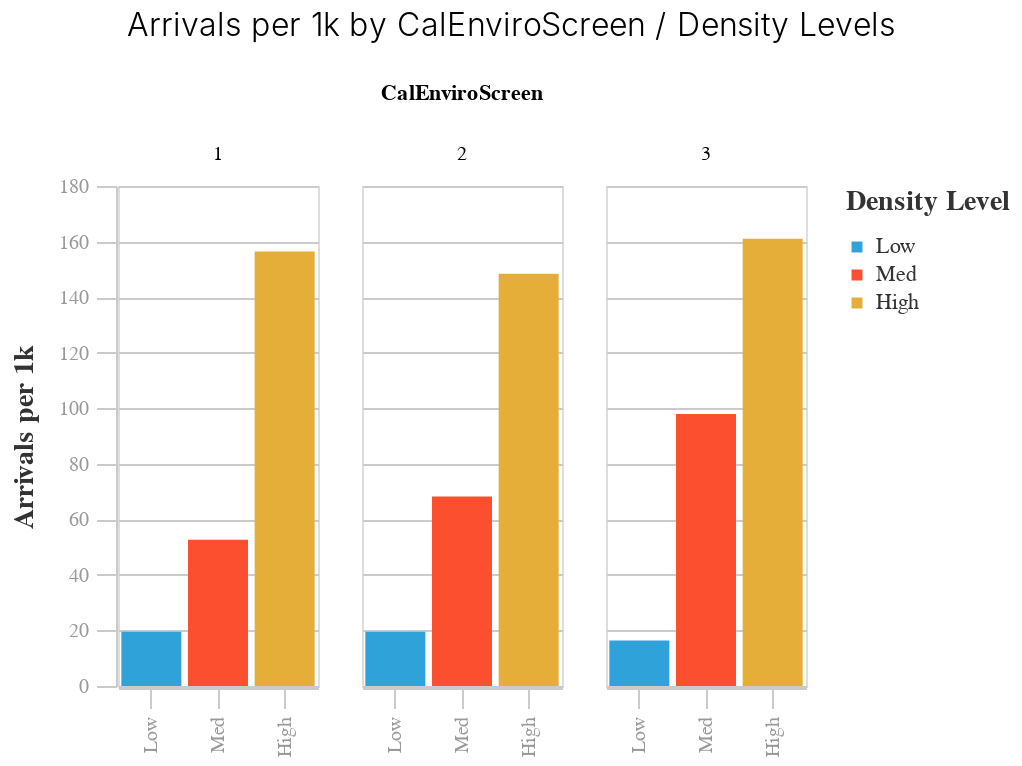

Notebook cell for this chart:
### Code cell
bar = (alt.Chart(t1)
 .mark_bar()
 .encode(
     x=alt.X("avg_density_score:N", 
             axis=alt.Axis(title=""), 
             scale=alt.Scale(domain=LEGEND_ORDER)
            ),
     y=alt.Y("arrivals_per_1k:Q",
             axis=alt.Axis(title="Arrivals per 1k")
            ),
     column=alt.Column("equity_group:N", title="CalEnviroScreen", 
                      ),
     color=alt.Color("avg_density_score:N", title="Density Level", 
                    scale=alt.Scale(domain=LEGEND_ORDER, 
                                    range=map_utils.FIVETHIRTYEIGHT_CATEGORY_COLORS
                                   )
                    )
 )
)


bar = (map_utils.preset_chart_config(bar)
       .properties(title="Arrivals per 1k by CalEnviroScreen / Density Levels", 
                  width = map_utils.chart_width*0.25)
)

bar
#bar.save("./img/arrivals_per_1k_bar.png")

### Figure 1 — Vega-Lite specification as saved in the notebook (floating-point values rounded to 4 significant figures)
{"$schema": "https://vega.github.io/schema/vega-lite/v4.8.1.json", "config": {"axis": {"domainColor": "#cbcbcb", "grid": true, "gridColor": "#cbcbcb", "gridWidth": 1, "labelColor": "#999", "labelFont": "Arial", "labelFontSize": 10, "labelPadding": 4, "tickColor": "#cbcbcb", "tickSize": 10, "titleColor": "#333", "titleFont": "Arial", "titleFontSize": 14, "titlePadding": 10}, "axisBand": {"grid": false}, "background": "white", "font": "Arial", "header": {"labelFont": "Arial", "titleFont": "Arial"}, "legend": {"labelColor": "#333", "labelFont": "Arial", "labelFontSize": 11, "padding": 1, "symbolSize": 30, "symbolType": "square", "titleColor": "#333", "titleFont": "Arial", "titleFontSize": 14, "titlePadding": 10}, "title": {"anchor": "middle", "font": "Arial", "fontSize": 16, "fontWeight": 300, "offset": 20}, "view": {"continuousHeight": 300, "continuousWidth": 400}}, "data": {"name": "data-5ab53320c7f6970e5952fe0a0d690bd7"}, "datasets": {"data-5ab53320c7f6970e5952fe0a0d690bd7": [{"Population": 4822184, "Tract": 1044, "arrivals_per_1k": 19.51, "avg_density_score": "Low", "equity_group": 1, "itp_id": 888, "num_arrivals": 94101, "stop_id": 5842, "stops_per_1k": 1.211}, {"Population": 6876798, "Tract": 1431, "arrivals_per_1k": 52.61, "avg_density_score": "Med", "equity_group": 1, "itp_id": 1555, "num_arrivals": 361820, "stop_id": 12828, "stops_per_1k": 1.865}, {"Population": 1126230, "Tract": 240, "arrivals_per_1k": 156.4, "avg_density_score": "High", "equity_group": 1, "itp_id": 309, "num_arrivals": 176160, "stop_id": 2756, "stops_per_1k": 2.447}, {"Population": 2134481, "Tract": 434, "arrivals_per_1k": 148.4, "avg_density_score": "High", "equity_group": 2, "itp_id": 675, "num_arrivals": 316683, "stop_id": 5281, "stops_per_1k": 2.474}, {"Population": 3407655, "Tract": 741, "arrivals_per_1k": 161.0, "avg_density_score": "High", "equity_group": 3, "itp_id": 1520, "num_arrivals": 548751, "stop_id": 10045, "stops_per_1k": 2.948}, {"Population": 7965448, "Tract": 1620, "arrivals_per_1k": 97.88, "avg_density_score": "Med", "equity_group": 3, "itp_id": 2949, "num_arrivals": 779659, "stop_id": 23612, "stops_per_1k": 2.964}, {"Population": 8303191, "Tract": 1660, "arrivals_per_1k": 68.26, "avg_density_score": "Med", "equity_group": 2, "itp_id": 2276, "num_arrivals": 566741, "stop_id": 18572, "stops_per_1k": 2.237}, {"Population": 2975822, "Tract": 549, "arrivals_per_1k": 19.52, "avg_density_score": "Low", "equity_group": 2, "itp_id": 470, "num_arrivals": 58101, "stop_id": 3369, "stops_per_1k": 1.132}, {"Population": 1665280, "Tract": 284, "arrivals_per_1k": 16.4, "avg_density_score": "Low", "equity_group": 3, "itp_id": 223, "num_arrivals": 27318, "stop_id": 1586, "stops_per_1k": 0.9524}]}, "encoding": {"color": {"field": "avg_density_score", "scale": {"domain": ["Low", "Med", "High"], "range": ["#30a2da", "#fc4f30", "#e5ae38", "#6d904f", "#8b8b8b", "#b96db8", "#ff9e27", "#56cc60", "#52d2ca", "#52689e", "#545454", "#9fe4f8"]}, "title": "Density Level", "type": "nominal"}, "column": {"field": "equity_group", "title": "CalEnviroScreen", "type": "nominal"}, "x": {"axis": {"title": ""}, "field": "avg_density_score", "scale": {"domain": ["Low", "Med", "High"]}, "type": "nominal"}, "y": {"axis": {"title": "Arrivals per 1k"}, "field": "arrivals_per_1k", "type": "quantitative"}}, "height": 250, "mark": "bar", "title": "Arrivals per 1k by CalEnviroScreen / Density Levels", "usermeta": {"embedOptions": {"theme": "fivethirtyeight"}}, "width": 100}
